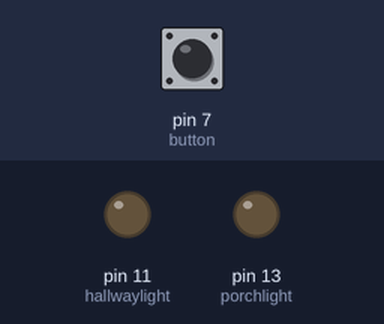
Simulated run of this sketch. Board: Arduino Uno, built with avr-gcc and run on an emulated ATmega328P. Shown: output pins drawn as LEDs (lit = HIGH). The inputs (shaded band) are chosen by the test bench; at power-on: pin 7 (button) HIGH.

Above: at 1.2 s.
1.3 s: pin 7 (button) pulled LOW for 0.15 s
At 2.4 s:
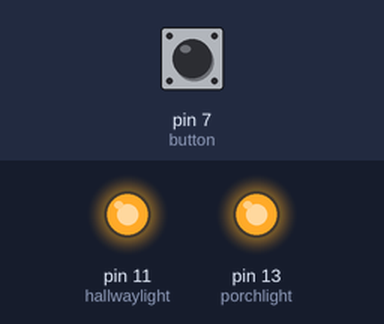
At 32.5 s:
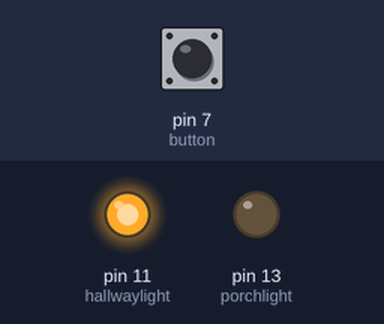
Timing chart, 0 to 32.8 s (numbered marks = the images above; inputs shaded):
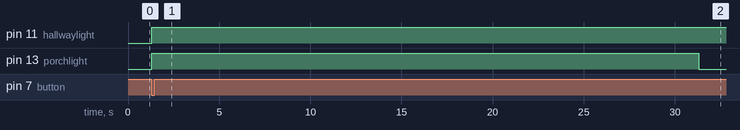

Measured:
- after the input at 1.3 s, pin 11 (hallwaylight): LOW → HIGH at once; pin 13 (porchlight): LOW → HIGH at once, → LOW 30.0 s later

The sketch:

Task1.1.ino
```cpp
int button = 7;
int porchlight = 13;
int hallwaylight = 11;

void setup() {
  pinMode(porchlight, OUTPUT);
  pinMode(hallwaylight, OUTPUT);
  pinMode(button, INPUT_PULLUP);
}

//Turns on the porch LED connected to the Arduino
void turnOnPorch()
{
  digitalWrite(porchlight, HIGH);
}

//Activates the hallway LED
void turnOnHallway()
{
  digitalWrite(hallwaylight, HIGH);
}

//Turns off the porch LED after the specified time
void turnOffPorch()
{
  digitalWrite(porchlight, LOW);
}

//Turns off the hallway LED after the required duration
void turnOffHallway()
{
  digitalWrite(hallwaylight, LOW);
}

//Reads the current state of the push button and returns whether the button is pressed or not
bool getButtonState()
{
  return digitalRead(button) == LOW;
}

void loop()
{
  if (getButtonState())
  {
    turnOnPorch();
    turnOnHallway();

    delay(30000);
    turnOffPorch();

    delay(30000);
    turnOffHallway();

    while (getButtonState()){} //Prevents holding button
  }
}
```
